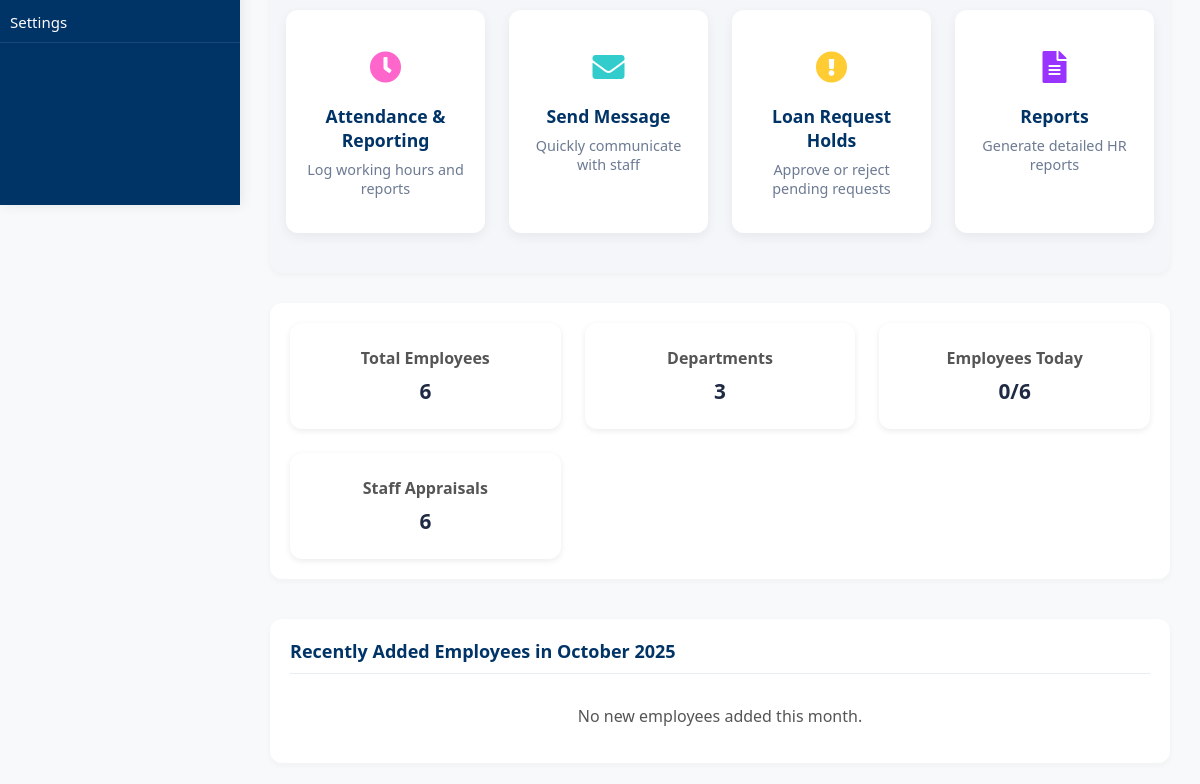
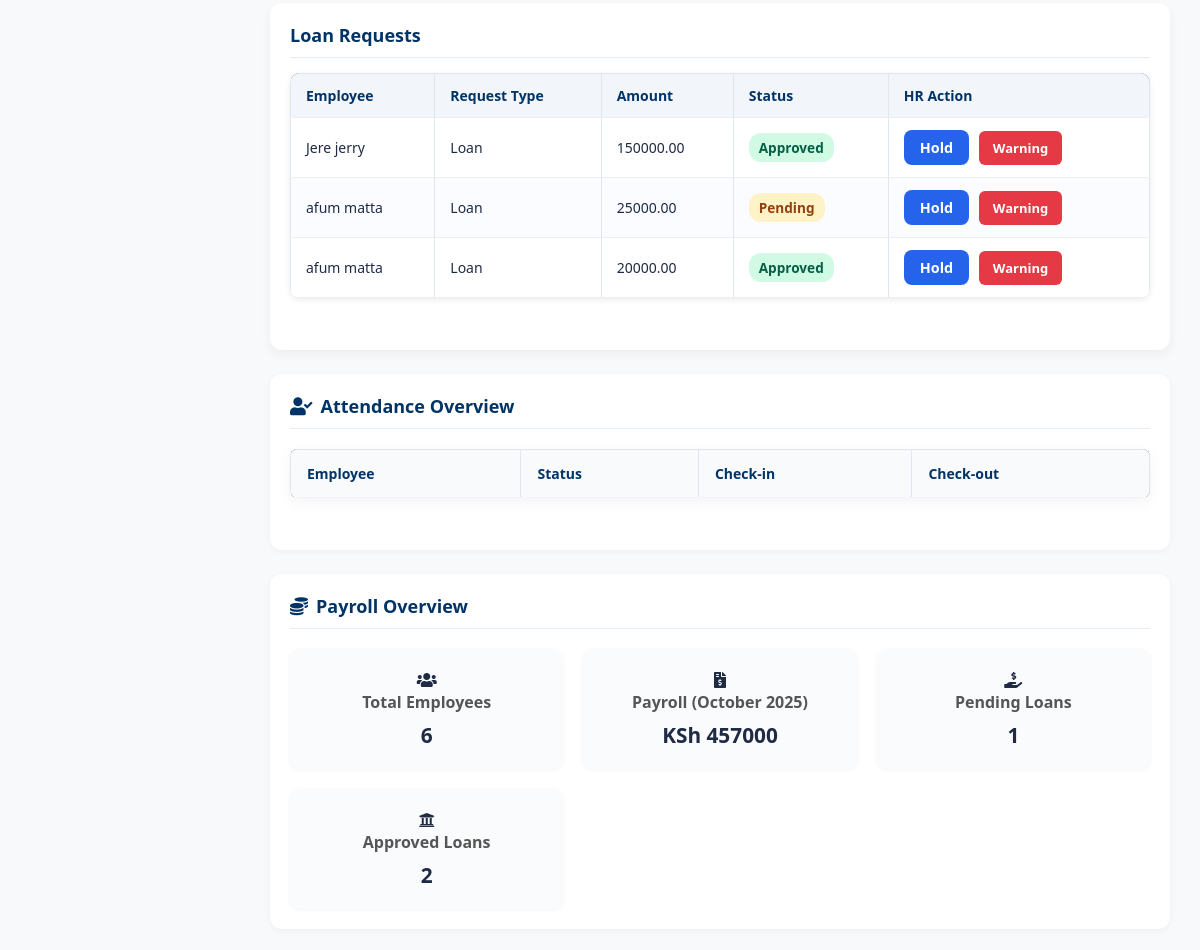
Before: /hr_home/ (signed in, middle part) with the older database file (2 pictures, top to bottom).
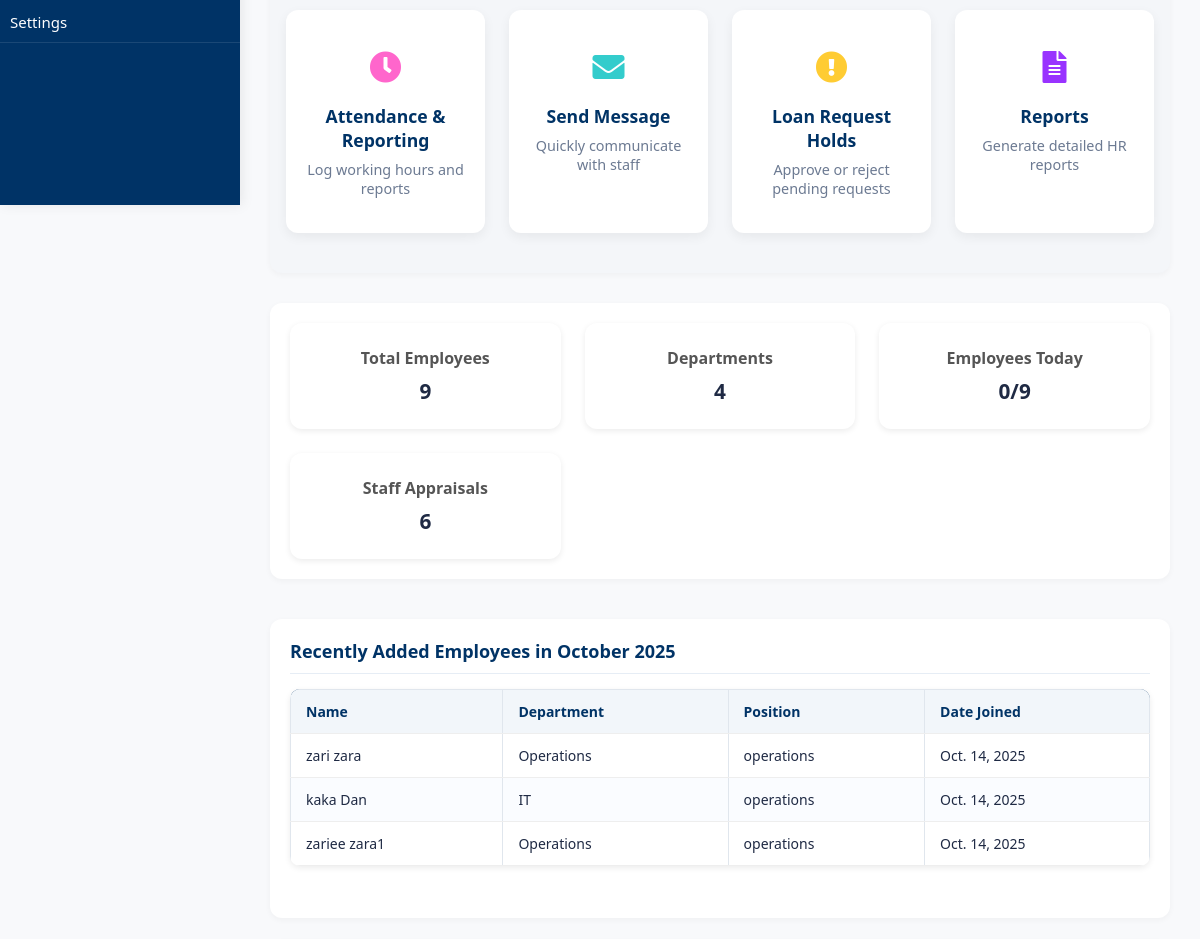
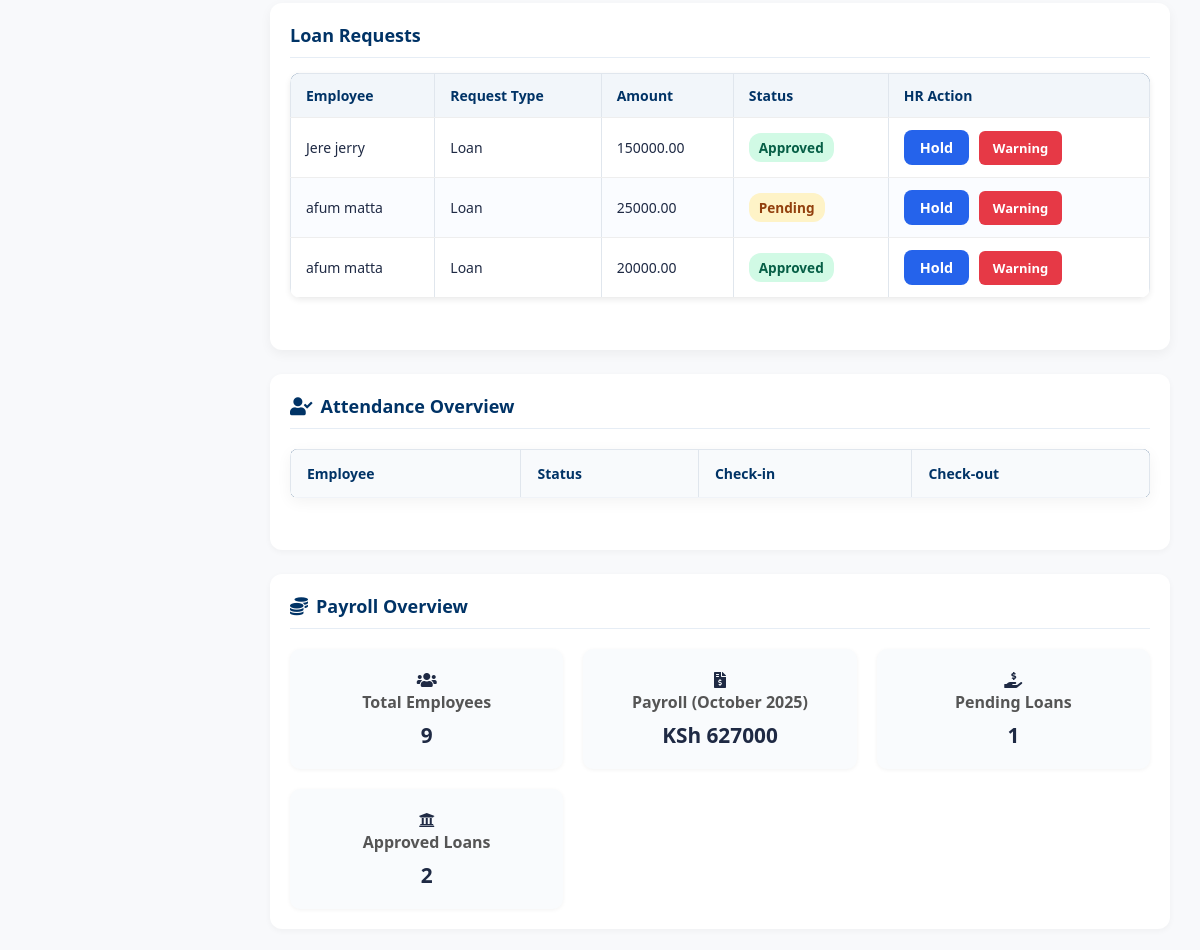
After: the same page with the newer database file (2 pictures, top to bottom).
### smartpayapp/models.py (models this page shows, shortened)
class LoanRequest(models.Model):
    employee = models.ForeignKey(Employee, on_delete=models.CASCADE)
    amount = models.DecimalField(max_digits=12, decimal_places=2)
    repayment_period = models.IntegerField(help_text="Repayment period in months")
    reason = models.TextField(blank=True, null=True)
    interest_rate = models.DecimalField(max_digits=5, decimal_places=2, default=10.0)  # 10% per annum
    created_at = models.DateTimeField(auto_now_add=True)
    status = models.CharField(
        max_length=20,
        choices=[("Pending", "Pending"), ("Approved", "Approved"), ("Rejected", "Rejected")],
        default="Pending"
    )

class Employee(models.Model):
    EMPLOYMENT_TYPES = [
        ('Permanent', 'Permanent'),
        ('Contract', 'Contract'),
        ('Internship', 'Internship'),
    ]
    DEPARTMENTS = [
        ('Finance', 'Finance'),
        ('HR', 'HR'),
        ('IT', 'IT'),
        ('Operations', 'Operations'),
    ]
    ROLES = [
        ("admin", "Admin"),
        ("hr", "HR"),
        ("finance", "Finance"),
        ("employee", "Employee"),
    ]
    full_name = models.CharField(max_length=150)
    national_id = models.CharField(max_length=20, unique=True)
    dob = models.DateField(null=True, blank=True)
    age = models.PositiveIntegerField(null=True, blank=True)
    staff_id = models.CharField(
        max_length=20,
        unique=True,
        editable=False,
        blank=True,
        null=True,
    )
    date_joined = models.DateField(default=timezone.now)
    department = models.CharField(max_length=50, choices=DEPARTMENTS)
    job_title = models.CharField(max_length=100)
    employment_type = models.CharField(max_length=20, choices=EMPLOYMENT_TYPES)
    salary = models.DecimalField(
        max_digits=10,
        decimal_places=2,
        validators=[MinValueValidator(0)]
    )
    role = models.CharField(max_length=20, choices=ROLES, default="employee")
    email = models.EmailField(unique=True)
    phone = models.CharField(max_length=20)
    address = models.TextField(blank=True, null=True)

### smartpayapp/views.py (the view)
# urls.py: path('hr_home/', hr_home, name='hr_home'),
@login_required
def hr_home(request):
    try:
        employee = Employee.objects.get(email=request.user.email)
    except Employee.DoesNotExist:
        employee = None
    now = timezone.localtime(timezone.now())
    current_date = now.strftime("%b %d, %Y")
    current_time = now.strftime("%I:%M %p")
    current_month = now.month
    current_year = now.year
    today = now.date()
    total_employees = Employee.objects.count()
    total_departments = Employee.objects.values("department").distinct().count()
    employees_checked_in_today = Attendance.objects.filter(
        date=today,
        clock_in__isnull=False
    ).count()
    recent_employees = Employee.objects.filter(
        date_joined__year=current_year,
        date_joined__month=current_month,
        date_joined__isnull=False
    ).order_by('-date_joined')
    loan_requests = LoanRequest.objects.select_related("employee").order_by("-created_at")[:5]
    total_payroll = Employee.objects.aggregate(total=Sum('salary'))['total'] or 0
    pending_loans_count = LoanRequest.objects.filter(status="Pending").count()
    approved_loans_count = LoanRequest.objects.filter(status="Approved").count()
    leave_requests = LeaveRequest.objects.select_related("employee").order_by("-start_date")
    context = {
        "employee": employee,
        "current_date": current_date,
        "current_time": current_time,
        "total_employees": total_employees,
        "total_departments": total_departments,
        "recent_employees": recent_employees,
        "current_month_name": now.strftime("%B"),
        "current_year": current_year,
        "loan_requests": loan_requests,
        "employees_checked_in_today": employees_checked_in_today,
        "total_payroll": total_payroll,
        "pending_loans_count": pending_loans_count,
        "approved_loans_count": approved_loans_count,
        "leave_requests": leave_requests,
    }
    return render(request, "smartpayapp/hr_dashboard.html", context)

### smartpayapp/templates/smartpayapp/hr_dashboard.html (shortened to what this page needs)
{% extends "base.html" %}
{% load static %}
{% block content %}
<div class="dashboard-container">
  <aside class="sidebar">
    <nav class="sidebar-nav">
      <ul>
        <li><a href="{% url 'hr_settings' %}">Settings</a></li>
      </ul>
    </nav>
  </aside>
  <main class="main-content">
    <section class="quick-actions">
      <div class="action-grid">
        <a href="{% url 'attendance_tracking' %}" class="action-card">
          <div class="action-icon"><i class="fas fa-clock"></i></div>
          <h3>Attendance & Reporting</h3>
          <p>Log working hours and reports</p>
        </a>
        <a href="{% url 'hr_message_centre' %}" class="action-card">
          <div class="action-icon"><i class="fas fa-envelope"></i></div>
          <h3>Send Message</h3>
          <p>Quickly communicate with staff</p>
        </a>
        <a href="{% url 'hr_loan_requests' %}" class="action-card">
          <div class="action-icon"><i class="fas fa-exclamation-circle"></i></div>
          <h3>Loan Request Holds</h3>
          <p>Approve or reject pending requests</p>
        </a>
        <a href="{% url 'hr_reports' %}" class="action-card">
          <div class="action-icon"><i class="fas fa-file-alt"></i></div>
          <h3>Reports</h3>
          <p>Generate detailed HR reports</p>
        </a>
      </div>
    </section>
    <section class="stats-overview">
      <div class="stat-card1">
        <a href="{% url 'employee_list' %}">
          <h3>Total Employees</h3>
          <p>{{ total_employees }}</p>
        </a>
      </div>
      <div class="stat-card1">
        <a href="{% url 'hr_appraissals' %}">
          <h3>Departments</h3>
          <p>{{ total_departments }}</p>
        </a>
      </div>
      <div class="stat-card1">
          <a href="{% url 'employee_today' %}">
              <h3>Employees Today</h3>
              <p>{{ employees_checked_in_today }}/{{ total_employees }}</p>
          </a>
      </div>
      <div class="stat-card1">
        <a href="{% url 'hr_appraissals' %}">
          <h3>Staff Appraisals</h3>
          <p>6</p>
        </a>
      </div>
    </section>
    <section class="recent-employees">
      <h2>Recently Added Employees in {{ current_month_name }} {{ current_year }}</h2>
      {% if recent_employees %}
      <table>
        <thead>
          <tr>
            <th>Name</th>
            <th>Department</th>
            <th>Position</th>
            <th>Date Joined</th>
          </tr>
        </thead>
        <tbody>
          {% for emp in recent_employees %}
          <tr>
            <td>{{ emp.full_name }}</td>
            <td>{{ emp.department }}</td>
            <td>{{ emp.job_title }}</td>
            <td>{{ emp.date_joined }}</td>
          </tr>
          {% endfor %}
        </tbody>
      </table>
      {% else %}
      <p style="text-align:center; padding:1rem; color:#555;">
        No new employees added this month.
      </p>
      {% endif %}
    </section>
    <section class="loan-requests">
      <h2>Loan Requests</h2>
      {% if loan_requests %}
      <table>
        <thead>
          <tr>
            <th>Employee</th>
            <th>Request Type</th>
            <th>Amount</th>
            <th>Status</th>
            <th>HR Action</th>
          </tr>
        </thead>
        <tbody>
          {% for loan in loan_requests %}
          <tr>
            <td>{{ loan.employee.full_name }}</td>
            <td>Loan</td>
            <td>{{ loan.amount|floatformat:2 }}</td>
            <td>
              <span class="status
                {% if loan.status == 'Approved' %}approved
                {% elif loan.status == 'Rejected' %}declined
                {% else %}pending{% endif %}">
                {{ loan.status }}
              </span>
            </td>
            <td>
              <button class="btn-hold">Hold</button>
              <button class="btn-warning">Warning</button>
            </td>
          </tr>
          {% endfor %}
        </tbody>
      </table>
      {% else %}
      <p class="no-employees-message">No loan requests found.</p>
      {% endif %}
    </section>
    <section class="attendance-overview">
      <h2><i class="fas fa-user-check icon-blue"></i> Attendance Overview</h2>
      <table id="attendanceTable">
        <thead>
          <tr>
            <th>Employee</th>
            <th>Status</th>
            <th>Check-in</th>
            <th>Check-out</th>
          </tr>
        </thead>
      </table>
    </section>
    <section class="payroll-overview">
      <h2><i class="fas fa-coins icon-blue"></i> Payroll Overview</h2>
      <div class="kpi-grid">
        <div class="kpi-card">
          <i class="fas fa-users kpi-icon"></i>
          <h3>Total Employees</h3>
          <p>{{ total_employees }}</p>
        </div>
        <div class="kpi-card">
          <i class="fas fa-file-invoice-dollar kpi-icon"></i>
          <h3>Payroll ({{ current_month_name }} {{ current_year }})</h3>
          <p>KSh {{ total_payroll|floatformat:0 }}</p>
        </div>
        <div class="kpi-card">
          <i class="fas fa-hand-holding-usd kpi-icon"></i>
          <h3>Pending Loans</h3>
          <p>{{ pending_loans_count }}</p>
        </div>
        <div class="kpi-card">
          <i class="fas fa-university kpi-icon"></i>
          <h3>Approved Loans</h3>
          <p>{{ approved_loans_count }}</p>
        </div>
      </div>
    </section>
  </main>
</div>
{% endblock %}

### smartpayapp/templates/base.html (shortened to what this page needs)
{% load static %}
<!DOCTYPE html>
<html lang="en">
<head>
    <link rel="stylesheet"href="{% static 'css/style2.css' %}">
    <link rel="stylesheet" href="https://cdnjs.cloudflare.com/ajax/libs/font-awesome/6.5.0/css/all.min.css">
    <link rel="stylesheet" href="https://cdnjs.cloudflare.com/ajax/libs/font-awesome/6.4.0/css/all.min.css">
    <link href="https://cdnjs.cloudflare.com/ajax/libs/font-awesome/5.15.4/css/all.min.css" rel="stylesheet">
</head>
<body>
    {% block content %}
    {% endblock  %}
</body>
</html>

Changed rows visible on the page:
added Employee: full_name "zari zara", department "Operations", job_title "operations", date_joined "Oct. 14, 2025"
added Employee: full_name "kaka Dan", department "IT", job_title "operations", date_joined "Oct. 14, 2025"
added Employee: full_name "zariee zara1", department "Operations", job_title "operations", date_joined "Oct. 14, 2025"
Other visible differences:
{{ total_employees }}: "6" → "9"
{{ total_departments }}: "3" → "4"
{{ total_payroll|floatformat:0 }}: "457000" → "627000"
text no longer shown: "No new employees added this month."
text now shown: "Name Department Position Date Joined"
